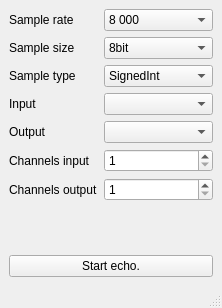
<?xml version="1.0" encoding="UTF-8"?>
<ui version="4.0">
 <class>EchoWindow</class>
 <widget class="QMainWindow" name="EchoWindow">
  <property name="geometry">
   <rect>
    <x>0</x>
    <y>0</y>
    <width>222</width>
    <height>308</height>
   </rect>
  </property>
  <property name="windowTitle">
   <string>MainWindow</string>
  </property>
  <widget class="QWidget" name="centralwidget">
   <layout class="QVBoxLayout" name="verticalLayout">
    <item>
     <layout class="QFormLayout" name="formLayout">
      <item row="0" column="0">
       <widget class="QLabel" name="rateLbl">
        <property name="text">
         <string>Sample rate</string>
        </property>
       </widget>
      </item>
      <item row="0" column="1">
       <widget class="QComboBox" name="rate">
        <property name="currentText">
         <string>8 000</string>
        </property>
        <item>
         <property name="text">
          <string>8 000</string>
         </property>
        </item>
        <item>
         <property name="text">
          <string>11 025</string>
         </property>
        </item>
        <item>
         <property name="text">
          <string>16 000</string>
         </property>
        </item>
        <item>
         <property name="text">
          <string>22 050</string>
         </property>
        </item>
        <item>
         <property name="text">
          <string>32 000</string>
         </property>
        </item>
        <item>
         <property name="text">
          <string>44 100</string>
         </property>
        </item>
        <item>
         <property name="text">
          <string>48 000</string>
         </property>
        </item>
        <item>
         <property name="text">
          <string>96 000</string>
         </property>
        </item>
        <item>
         <property name="text">
          <string>192 000</string>
         </property>
        </item>
        <item>
         <property name="text">
          <string>2 822 400</string>
         </property>
        </item>
        <item>
         <property name="text">
          <string>5 644 800</string>
         </property>
        </item>
       </widget>
      </item>
      <item row="1" column="0">
       <widget class="QLabel" name="sizeLbl">
        <property name="text">
         <string>Sample size</string>
        </property>
       </widget>
      </item>
      <item row="1" column="1">
       <widget class="QComboBox" name="size">
        <property name="currentText">
         <string>8bit</string>
        </property>
        <item>
         <property name="text">
          <string>8bit</string>
         </property>
        </item>
        <item>
         <property name="text">
          <string>16bit</string>
         </property>
        </item>
        <item>
         <property name="text">
          <string>32bit</string>
         </property>
        </item>
       </widget>
      </item>
      <item row="2" column="1">
       <widget class="QComboBox" name="type">
        <item>
         <property name="text">
          <string>SignedInt</string>
         </property>
        </item>
        <item>
         <property name="text">
          <string>UnSignedInt</string>
         </property>
        </item>
        <item>
         <property name="text">
          <string>Float</string>
         </property>
        </item>
       </widget>
      </item>
      <item row="2" column="0">
       <widget class="QLabel" name="typeLbl">
        <property name="text">
         <string>Sample type</string>
        </property>
       </widget>
      </item>
      <item row="7" column="0">
       <widget class="QLabel" name="chOutLbl">
        <property name="text">
         <string>Channels output</string>
        </property>
       </widget>
      </item>
      <item row="7" column="1">
       <widget class="QSpinBox" name="chOut">
        <property name="minimum">
         <number>1</number>
        </property>
       </widget>
      </item>
      <item row="3" column="0">
       <widget class="QLabel" name="inputLbl">
        <property name="text">
         <string>Input</string>
        </property>
       </widget>
      </item>
      <item row="3" column="1">
       <widget class="QComboBox" name="devIn"/>
      </item>
      <item row="5" column="0">
       <widget class="QLabel" name="OutputLbl">
        <property name="text">
         <string>Output</string>
        </property>
       </widget>
      </item>
      <item row="5" column="1">
       <widget class="QComboBox" name="devOut"/>
      </item>
      <item row="6" column="0">
       <widget class="QLabel" name="chInLbl">
        <property name="text">
         <string>Channels input</string>
        </property>
       </widget>
      </item>
      <item row="6" column="1">
       <widget class="QSpinBox" name="chIn">
        <property name="minimum">
         <number>1</number>
        </property>
       </widget>
      </item>
     </layout>
    </item>
    <item>
     <widget class="QPushButton" name="onOffBtn">
      <property name="text">
       <string>Start echo.</string>
      </property>
     </widget>
    </item>
   </layout>
  </widget>
  <widget class="QMenuBar" name="menubar">
   <property name="geometry">
    <rect>
     <x>0</x>
     <y>0</y>
     <width>222</width>
     <height>22</height>
    </rect>
   </property>
  </widget>
  <widget class="QStatusBar" name="statusbar"/>
 </widget>
 <resources/>
 <connections/>
</ui>
